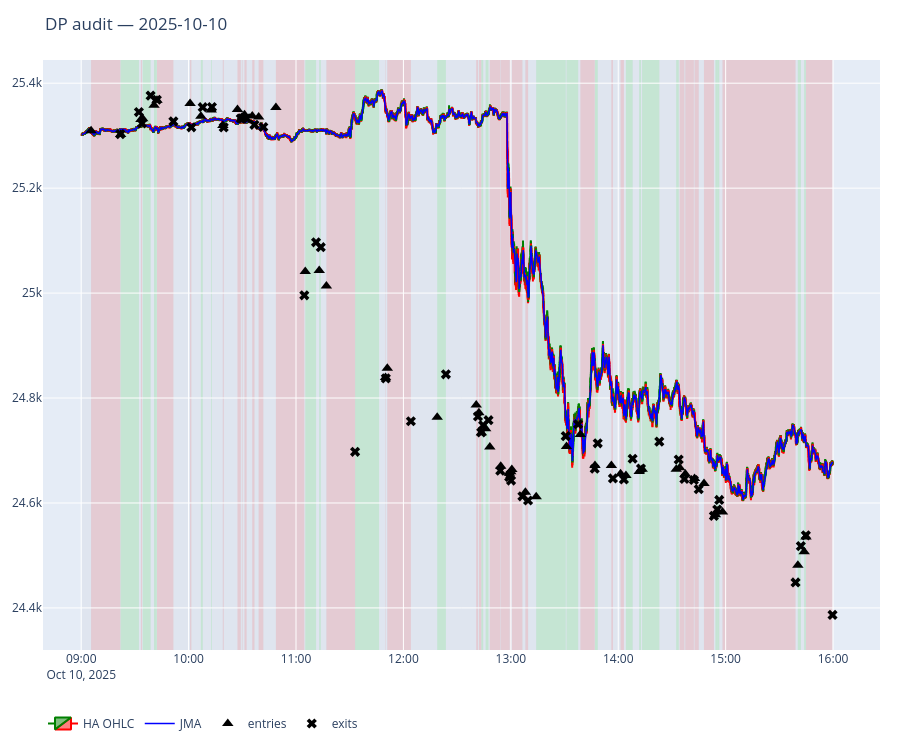

Notebook cell for this chart:
### Code cell
plot_dp_day(dp_df, segments_df, CFG, "2025-10-10")

### Figure 1 — Plotly figure (JSON) as saved in the notebook; plotly's stock layout.template omitted (floating-point values rounded to 4 significant figures; data arrays with more than 128 entries replaced by an {"elided": "..."} marker saying what was removed)
{"data": [{"close": {"elided": "12250 float values"}, "decreasing": {"line": {"color": "red"}}, "high": {"elided": "12250 float values"}, "increasing": {"line": {"color": "green"}}, "low": {"elided": "12250 float values"}, "name": "HA OHLC", "open": {"elided": "12250 float values"}, "type": "candlestick", "x": {"elided": "12250 str values"}}, {"line": {"color": "blue", "width": 1.5}, "mode": "lines", "name": "JMA", "type": "scatter", "x": {"elided": "12250 str values"}, "y": {"elided": "12250 float values"}}, {"hovertemplate": "%{text}<br>x=%{x}<br>price=%{y}<extra></extra>", "marker": {"color": "black", "size": 10, "symbol": "triangle-up"}, "mode": "markers", "name": "entries", "text": ["entry short pnl=6.50", "entry long pnl=42.75", "entry short pnl=7.75", "entry long pnl=44.00", "entry long pnl=10.50", "entry short pnl=40.25", "entry short pnl=45.25", "entry long pnl=17.00", "entry long pnl=5.75", "entry short pnl=3.75", "entry short pnl=17.25", "entry short pnl=2.00", "entry short pnl=6.75", "entry short pnl=16.75", "entry short pnl=19.00", "entry short pnl=358.00", "entry long pnl=55.50", "entry long pnl=44.25", "entry short pnl=316.00", "entry long pnl=nan", "entry short pnl=1.50", "entry short pnl=101.00", "entry long pnl=81.75", "entry short pnl=21.75", "entry short pnl=37.50", "entry long pnl=14.25", "entry long pnl=16.25", "entry short pnl=44.75", "entry short pnl=20.50", "entry short pnl=3.25", "entry short pnl=17.00", "entry short pnl=51.25", "entry short pnl=15.75", "entry long pnl=115.50", "entry long pnl=42.25", "entry short pnl=65.25", "entry long pnl=42.50", "entry short pnl=24.75", "entry short pnl=10.50", "entry long pnl=32.00", "entry long pnl=5.75", "entry long pnl=52.75", "entry long pnl=18.25", "entry short pnl=21.25", "entry short pnl=11.25", "entry short pnl=20.25", "entry short pnl=62.00", "entry long pnl=9.75", "entry long pnl=21.50", "entry short pnl=134.25", "entry long pnl=36.50", "entry long pnl=31.25", "entry short pnl=148.50"], "type": "scatter", "x": ["2025-10-10T09:05:32", "2025-10-10T09:22:02", "2025-10-10T09:33:22", "2025-10-10T09:34:22", "2025-10-10T09:40:42", "2025-10-10T09:42:20", "2025-10-10T10:00:50", "2025-10-10T10:06:52", "2025-10-10T10:12:38", "2025-10-10T10:19:08", "2025-10-10T10:27:18", "2025-10-10T10:29:48", "2025-10-10T10:31:14", "2025-10-10T10:35:34", "2025-10-10T10:39:08", "2025-10-10T10:48:46", "2025-10-10T11:05:10", "2025-10-10T11:12:58", "2025-10-10T11:16:58", "2025-10-10T11:33:02", "2025-10-10T11:50:00", "2025-10-10T11:51:00", "2025-10-10T12:18:52", "2025-10-10T12:40:40", "2025-10-10T12:42:10", "2025-10-10T12:43:34", "2025-10-10T12:45:56", "2025-10-10T12:48:16", "2025-10-10T12:54:22", "2025-10-10T12:59:12", "2025-10-10T12:59:58", "2025-10-10T13:00:34", "2025-10-10T13:08:08", "2025-10-10T13:14:10", "2025-10-10T13:31:06", "2025-10-10T13:38:50", "2025-10-10T13:47:00", "2025-10-10T13:56:10", "2025-10-10T14:01:18", "2025-10-10T14:04:18", "2025-10-10T14:11:42", "2025-10-10T14:13:22", "2025-10-10T14:32:24", "2025-10-10T14:34:20", "2025-10-10T14:37:28", "2025-10-10T14:42:38", "2025-10-10T14:47:54", "2025-10-10T14:54:18", "2025-10-10T14:55:24", "2025-10-10T14:58:14", "2025-10-10T15:40:20", "2025-10-10T15:43:52", "2025-10-10T15:44:52"], "y": [25310.0, 25300.0, 25331, 25330.0, 25358, 25370.0, 25360.0, 25340.0, 25350.0, 25320.0, 25350, 25335, 25340, 25340.0, 25340.0, 25350.0, 25040.0, 25040.0, 25010.0, null, 24839, 24860.0, 24760.0, 24790.0, 24772, 24734, 24740.0, 24710.0, 24670, 24660.0, 24660.0, 24664, 24620.0, 24612, 24710.0, 24730.0, 24670.0, 24670.0, 24660.0, 24650.0, 24660, 24660.0, 24660.0, 24667, 24655, 24650.0, 24640.0, 24580.0, 24580.0, 24580.0, 24480.0, 24507, 24540.0]}, {"hovertemplate": "%{text}<br>x=%{x}<br>price=%{y}<extra></extra>", "marker": {"color": "black", "size": 9, "symbol": "x"}, "mode": "markers", "name": "exits", "text": ["exit short pnl=6.50", "exit long pnl=42.75", "exit short pnl=7.75", "exit long pnl=44.00", "exit long pnl=10.50", "exit short pnl=40.25", "exit short pnl=45.25", "exit long pnl=17.00", "exit long pnl=5.75", "exit short pnl=3.75", "exit short pnl=17.25", "exit short pnl=2.00", "exit short pnl=6.75", "exit short pnl=16.75", "exit short pnl=19.00", "exit short pnl=358.00", "exit long pnl=55.50", "exit long pnl=44.25", "exit short pnl=316.00", "exit long pnl=nan", "exit short pnl=1.50", "exit short pnl=101.00", "exit long pnl=81.75", "exit short pnl=21.75", "exit short pnl=37.50", "exit long pnl=14.25", "exit long pnl=16.25", "exit short pnl=44.75", "exit short pnl=20.50", "exit short pnl=3.25", "exit short pnl=17.00", "exit short pnl=51.25", "exit short pnl=15.75", "exit long pnl=115.50", "exit long pnl=42.25", "exit short pnl=65.25", "exit long pnl=42.50", "exit short pnl=24.75", "exit short pnl=10.50", "exit long pnl=32.00", "exit long pnl=5.75", "exit long pnl=52.75", "exit long pnl=18.25", "exit short pnl=21.25", "exit short pnl=11.25", "exit short pnl=20.25", "exit short pnl=62.00", "exit long pnl=9.75", "exit long pnl=21.50", "exit short pnl=134.25", "exit long pnl=36.50", "exit long pnl=31.25", "exit short pnl=148.50"], "type": "scatter", "x": ["2025-10-10T09:21:52", "2025-10-10T09:32:14", "2025-10-10T09:33:56", "2025-10-10T09:38:46", "2025-10-10T09:42:16", "2025-10-10T09:51:30", "2025-10-10T10:01:32", "2025-10-10T10:07:52", "2025-10-10T10:13:02", "2025-10-10T10:19:36", "2025-10-10T10:29:08", "2025-10-10T10:30:04", "2025-10-10T10:32:22", "2025-10-10T10:36:46", "2025-10-10T10:41:44", "2025-10-10T11:04:38", "2025-10-10T11:11:12", "2025-10-10T11:13:50", "2025-10-10T11:33:00", "2025-10-10T11:46:22", "2025-10-10T11:50:10", "2025-10-10T12:04:10", "2025-10-10T12:23:44", "2025-10-10T12:41:38", "2025-10-10T12:43:28", "2025-10-10T12:44:32", "2025-10-10T12:47:32", "2025-10-10T12:54:06", "2025-10-10T12:59:04", "2025-10-10T12:59:42", "2025-10-10T13:00:08", "2025-10-10T13:06:28", "2025-10-10T13:09:38", "2025-10-10T13:30:40", "2025-10-10T13:37:36", "2025-10-10T13:46:52", "2025-10-10T13:48:32", "2025-10-10T13:57:02", "2025-10-10T14:03:10", "2025-10-10T14:08:02", "2025-10-10T14:12:42", "2025-10-10T14:22:56", "2025-10-10T14:33:46", "2025-10-10T14:36:58", "2025-10-10T14:42:14", "2025-10-10T14:44:58", "2025-10-10T14:53:26", "2025-10-10T14:55:18", "2025-10-10T14:56:26", "2025-10-10T15:39:02", "2025-10-10T15:42:00", "2025-10-10T15:44:48", "2025-10-10T15:59:42"], "y": [25303, 25345, 25320.0, 25380.0, 25370.0, 25330.0, 25316, 25350.0, 25350.0, 25320.0, 25330.0, 25333, 25330.0, 25320.0, 25320.0, 25000.0, 25100.0, 25090.0, 24700.0, null, 24840.0, 24760.0, 24850.0, 24765, 24730.0, 24750.0, 24760.0, 24660.0, 24650.0, 24650.0, 24640.0, 24610.0, 24600.0, 24730.0, 24750, 24670.0, 24710.0, 24650.0, 24645, 24680.0, 24670.0, 24717, 24680.0, 24650.0, 24640.0, 24630.0, 24580.0, 24590.0, 24610.0, 24450.0, 24520.0, 24540.0, 24390.0]}], "layout": {"height": 750, "hovermode": "x unified", "legend": {"orientation": "h"}, "margin": {"b": 40, "l": 40, "r": 20, "t": 60}, "shapes": [{"fillcolor": "rgba(120, 120, 120, 0.06)", "layer": "below", "line": {"width": 0}, "type": "rect", "x0": "2025-10-10T09:00:19", "x1": "2025-10-10T09:05:31", "xref": "x", "y0": 0, "y1": 1, "yref": "y domain"}, {"fillcolor": "rgba(220, 0, 0, 0.14)", "layer": "below", "line": {"width": 0}, "type": "rect", "x0": "2025-10-10T09:05:31", "x1": "2025-10-10T09:21:53", "xref": "x", "y0": 0, "y1": 1, "yref": "y domain"}, {"fillcolor": "rgba(120, 120, 120, 0.06)", "layer": "below", "line": {"width": 0}, "type": "rect", "x0": "2025-10-10T09:21:53", "x1": "2025-10-10T09:22:01", "xref": "x", "y0": 0, "y1": 1, "yref": "y domain"}, {"fillcolor": "rgba(0, 180, 0, 0.14)", "layer": "below", "line": {"width": 0}, "type": "rect", "x0": "2025-10-10T09:22:01", "x1": "2025-10-10T09:32:15", "xref": "x", "y0": 0, "y1": 1, "yref": "y domain"}, {"fillcolor": "rgba(120, 120, 120, 0.06)", "layer": "below", "line": {"width": 0}, "type": "rect", "x0": "2025-10-10T09:32:15", "x1": "2025-10-10T09:33:19", "xref": "x", "y0": 0, "y1": 1, "yref": "y domain"}, {"fillcolor": "rgba(220, 0, 0, 0.14)", "layer": "below", "line": {"width": 0}, "type": "rect", "x0": "2025-10-10T09:33:21", "x1": "2025-10-10T09:33:57", "xref": "x", "y0": 0, "y1": 1, "yref": "y domain"}, {"fillcolor": "rgba(120, 120, 120, 0.06)", "layer": "below", "line": {"width": 0}, "type": "rect", "x0": "2025-10-10T09:33:57", "x1": "2025-10-10T09:34:21", "xref": "x", "y0": 0, "y1": 1, "yref": "y domain"}, {"fillcolor": "rgba(0, 180, 0, 0.14)", "layer": "below", "line": {"width": 0}, "type": "rect", "x0": "2025-10-10T09:34:21", "x1": "2025-10-10T09:38:47", "xref": "x", "y0": 0, "y1": 1, "yref": "y domain"}, {"fillcolor": "rgba(120, 120, 120, 0.06)", "layer": "below", "line": {"width": 0}, "type": "rect", "x0": "2025-10-10T09:38:47", "x1": "2025-10-10T09:40:41", "xref": "x", "y0": 0, "y1": 1, "yref": "y domain"}, {"fillcolor": "rgba(0, 180, 0, 0.14)", "layer": "below", "line": {"width": 0}, "type": "rect", "x0": "2025-10-10T09:40:41", "x1": "2025-10-10T09:42:17", "xref": "x", "y0": 0, "y1": 1, "yref": "y domain"}, {"fillcolor": "rgba(120, 120, 120, 0.06)", "layer": "below", "line": {"width": 0}, "type": "rect", "x0": "2025-10-10T09:42:17", "x1": "2025-10-10T09:42:19", "xref": "x", "y0": 0, "y1": 1, "yref": "y domain"}, {"fillcolor": "rgba(220, 0, 0, 0.14)", "layer": "below", "line": {"width": 0}, "type": "rect", "x0": "2025-10-10T09:42:19", "x1": "2025-10-10T09:51:31", "xref": "x", "y0": 0, "y1": 1, "yref": "y domain"}, {"fillcolor": "rgba(120, 120, 120, 0.06)", "layer": "below", "line": {"width": 0}, "type": "rect", "x0": "2025-10-10T09:51:31", "x1": "2025-10-10T10:00:49", "xref": "x", "y0": 0, "y1": 1, "yref": "y domain"}, {"fillcolor": "rgba(220, 0, 0, 0.14)", "layer": "below", "line": {"width": 0}, "type": "rect", "x0": "2025-10-10T10:00:49", "x1": "2025-10-10T10:01:33", "xref": "x", "y0": 0, "y1": 1, "yref": "y domain"}, {"fillcolor": "rgba(120, 120, 120, 0.06)", "layer": "below", "line": {"width": 0}, "type": "rect", "x0": "2025-10-10T10:01:33", "x1": "2025-10-10T10:06:51", "xref": "x", "y0": 0, "y1": 1, "yref": "y domain"}, {"fillcolor": "rgba(0, 180, 0, 0.14)", "layer": "below", "line": {"width": 0}, "type": "rect", "x0": "2025-10-10T10:06:51", "x1": "2025-10-10T10:07:53", "xref": "x", "y0": 0, "y1": 1, "yref": "y domain"}, {"fillcolor": "rgba(120, 120, 120, 0.06)", "layer": "below", "line": {"width": 0}, "type": "rect", "x0": "2025-10-10T10:07:53", "x1": "2025-10-10T10:12:37", "xref": "x", "y0": 0, "y1": 1, "yref": "y domain"}, {"fillcolor": "rgba(0, 180, 0, 0.14)", "layer": "below", "line": {"width": 0}, "type": "rect", "x0": "2025-10-10T10:12:37", "x1": "2025-10-10T10:13:03", "xref": "x", "y0": 0, "y1": 1, "yref": "y domain"}, {"fillcolor": "rgba(120, 120, 120, 0.06)", "layer": "below", "line": {"width": 0}, "type": "rect", "x0": "2025-10-10T10:13:03", "x1": "2025-10-10T10:19:07", "xref": "x", "y0": 0, "y1": 1, "yref": "y domain"}, {"fillcolor": "rgba(220, 0, 0, 0.14)", "layer": "below", "line": {"width": 0}, "type": "rect", "x0": "2025-10-10T10:19:07", "x1": "2025-10-10T10:19:37", "xref": "x", "y0": 0, "y1": 1, "yref": "y domain"}, {"fillcolor": "rgba(120, 120, 120, 0.06)", "layer": "below", "line": {"width": 0}, "type": "rect", "x0": "2025-10-10T10:19:37", "x1": "2025-10-10T10:27:17", "xref": "x", "y0": 0, "y1": 1, "yref": "y domain"}, {"fillcolor": "rgba(220, 0, 0, 0.14)", "layer": "below", "line": {"width": 0}, "type": "rect", "x0": "2025-10-10T10:27:17", "x1": "2025-10-10T10:29:09", "xref": "x", "y0": 0, "y1": 1, "yref": "y domain"}, {"fillcolor": "rgba(120, 120, 120, 0.06)", "layer": "below", "line": {"width": 0}, "type": "rect", "x0": "2025-10-10T10:29:09", "x1": "2025-10-10T10:29:47", "xref": "x", "y0": 0, "y1": 1, "yref": "y domain"}, {"fillcolor": "rgba(220, 0, 0, 0.14)", "layer": "below", "line": {"width": 0}, "type": "rect", "x0": "2025-10-10T10:29:47", "x1": "2025-10-10T10:30:05", "xref": "x", "y0": 0, "y1": 1, "yref": "y domain"}, {"fillcolor": "rgba(120, 120, 120, 0.06)", "layer": "below", "line": {"width": 0}, "type": "rect", "x0": "2025-10-10T10:30:05", "x1": "2025-10-10T10:31:13", "xref": "x", "y0": 0, "y1": 1, "yref": "y domain"}, {"fillcolor": "rgba(220, 0, 0, 0.14)", "layer": "below", "line": {"width": 0}, "type": "rect", "x0": "2025-10-10T10:31:13", "x1": "2025-10-10T10:32:23", "xref": "x", "y0": 0, "y1": 1, "yref": "y domain"}, {"fillcolor": "rgba(120, 120, 120, 0.06)", "layer": "below", "line": {"width": 0}, "type": "rect", "x0": "2025-10-10T10:32:23", "x1": "2025-10-10T10:35:33", "xref": "x", "y0": 0, "y1": 1, "yref": "y domain"}, {"fillcolor": "rgba(220, 0, 0, 0.14)", "layer": "below", "line": {"width": 0}, "type": "rect", "x0": "2025-10-10T10:35:33", "x1": "2025-10-10T10:36:47", "xref": "x", "y0": 0, "y1": 1, "yref": "y domain"}, {"fillcolor": "rgba(120, 120, 120, 0.06)", "layer": "below", "line": {"width": 0}, "type": "rect", "x0": "2025-10-10T10:36:47", "x1": "2025-10-10T10:39:07", "xref": "x", "y0": 0, "y1": 1, "yref": "y domain"}, {"fillcolor": "rgba(220, 0, 0, 0.14)", "layer": "below", "line": {"width": 0}, "type": "rect", "x0": "2025-10-10T10:39:07", "x1": "2025-10-10T10:41:45", "xref": "x", "y0": 0, "y1": 1, "yref": "y domain"}, {"fillcolor": "rgba(120, 120, 120, 0.06)", "layer": "below", "line": {"width": 0}, "type": "rect", "x0": "2025-10-10T10:41:45", "x1": "2025-10-10T10:48:45", "xref": "x", "y0": 0, "y1": 1, "yref": "y domain"}, {"fillcolor": "rgba(220, 0, 0, 0.14)", "layer": "below", "line": {"width": 0}, "type": "rect", "x0": "2025-10-10T10:48:45", "x1": "2025-10-10T11:04:39", "xref": "x", "y0": 0, "y1": 1, "yref": "y domain"}, {"fillcolor": "rgba(120, 120, 120, 0.06)", "layer": "below", "line": {"width": 0}, "type": "rect", "x0": "2025-10-10T11:04:39", "x1": "2025-10-10T11:05:09", "xref": "x", "y0": 0, "y1": 1, "yref": "y domain"}, {"fillcolor": "rgba(0, 180, 0, 0.14)", "layer": "below", "line": {"width": 0}, "type": "rect", "x0": "2025-10-10T11:05:09", "x1": "2025-10-10T11:11:13", "xref": "x", "y0": 0, "y1": 1, "yref": "y domain"}, {"fillcolor": "rgba(120, 120, 120, 0.06)", "layer": "below", "line": {"width": 0}, "type": "rect", "x0": "2025-10-10T11:11:13", "x1": "2025-10-10T11:12:57", "xref": "x", "y0": 0, "y1": 1, "yref": "y domain"}, {"fillcolor": "rgba(0, 180, 0, 0.14)", "layer": "below", "line": {"width": 0}, "type": "rect", "x0": "2025-10-10T11:12:57", "x1": "2025-10-10T11:13:51", "xref": "x", "y0": 0, "y1": 1, "yref": "y domain"}, {"fillcolor": "rgba(120, 120, 120, 0.06)", "layer": "below", "line": {"width": 0}, "type": "rect", "x0": "2025-10-10T11:13:51", "x1": "2025-10-10T11:16:57", "xref": "x", "y0": 0, "y1": 1, "yref": "y domain"}, {"fillcolor": "rgba(220, 0, 0, 0.14)", "layer": "below", "line": {"width": 0}, "type": "rect", "x0": "2025-10-10T11:16:57", "x1": "2025-10-10T11:33:01", "xref": "x", "y0": 0, "y1": 1, "yref": "y domain"}, {"fillcolor": "rgba(0, 180, 0, 0.14)", "layer": "below", "line": {"width": 0}, "type": "rect", "x0": "2025-10-10T11:33:01", "x1": "2025-10-10T11:46:23", "xref": "x", "y0": 0, "y1": 1, "yref": "y domain"}, {"fillcolor": "rgba(120, 120, 120, 0.06)", "layer": "below", "line": {"width": 0}, "type": "rect", "x0": "2025-10-10T11:46:23", "x1": "2025-10-10T11:49:59", "xref": "x", "y0": 0, "y1": 1, "yref": "y domain"}, {"fillcolor": "rgba(220, 0, 0, 0.14)", "layer": "below", "line": {"width": 0}, "type": "rect", "x0": "2025-10-10T11:49:59", "x1": "2025-10-10T11:50:11", "xref": "x", "y0": 0, "y1": 1, "yref": "y domain"}, {"fillcolor": "rgba(120, 120, 120, 0.06)", "layer": "below", "line": {"width": 0}, "type": "rect", "x0": "2025-10-10T11:50:11", "x1": "2025-10-10T11:50:59", "xref": "x", "y0": 0, "y1": 1, "yref": "y domain"}, {"fillcolor": "rgba(220, 0, 0, 0.14)", "layer": "below", "line": {"width": 0}, "type": "rect", "x0": "2025-10-10T11:50:59", "x1": "2025-10-10T12:04:11", "xref": "x", "y0": 0, "y1": 1, "yref": "y domain"}, {"fillcolor": "rgba(120, 120, 120, 0.06)", "layer": "below", "line": {"width": 0}, "type": "rect", "x0": "2025-10-10T12:04:11", "x1": "2025-10-10T12:18:51", "xref": "x", "y0": 0, "y1": 1, "yref": "y domain"}, {"fillcolor": "rgba(0, 180, 0, 0.14)", "layer": "below", "line": {"width": 0}, "type": "rect", "x0": "2025-10-10T12:18:51", "x1": "2025-10-10T12:23:45", "xref": "x", "y0": 0, "y1": 1, "yref": "y domain"}, {"fillcolor": "rgba(120, 120, 120, 0.06)", "layer": "below", "line": {"width": 0}, "type": "rect", "x0": "2025-10-10T12:23:45", "x1": "2025-10-10T12:40:39", "xref": "x", "y0": 0, "y1": 1, "yref": "y domain"}, {"fillcolor": "rgba(220, 0, 0, 0.14)", "layer": "below", "line": {"width": 0}, "type": "rect", "x0": "2025-10-10T12:40:39", "x1": "2025-10-10T12:41:39", "xref": "x", "y0": 0, "y1": 1, "yref": "y domain"}, {"fillcolor": "rgba(120, 120, 120, 0.06)", "layer": "below", "line": {"width": 0}, "type": "rect", "x0": "2025-10-10T12:41:39", "x1": "2025-10-10T12:42:09", "xref": "x", "y0": 0, "y1": 1, "yref": "y domain"}, {"fillcolor": "rgba(220, 0, 0, 0.14)", "layer": "below", "line": {"width": 0}, "type": "rect", "x0": "2025-10-10T12:42:09", "x1": "2025-10-10T12:43:29", "xref": "x", "y0": 0, "y1": 1, "yref": "y domain"}, {"fillcolor": "rgba(120, 120, 120, 0.06)", "layer": "below", "line": {"width": 0}, "type": "rect", "x0": "2025-10-10T12:43:29", "x1": "2025-10-10T12:43:33", "xref": "x", "y0": 0, "y1": 1, "yref": "y domain"}, {"fillcolor": "rgba(0, 180, 0, 0.14)", "layer": "below", "line": {"width": 0}, "type": "rect", "x0": "2025-10-10T12:43:33", "x1": "2025-10-10T12:44:33", "xref": "x", "y0": 0, "y1": 1, "yref": "y domain"}, {"fillcolor": "rgba(120, 120, 120, 0.06)", "layer": "below", "line": {"width": 0}, "type": "rect", "x0": "2025-10-10T12:44:33", "x1": "2025-10-10T12:45:55", "xref": "x", "y0": 0, "y1": 1, "yref": "y domain"}, {"fillcolor": "rgba(0, 180, 0, 0.14)", "layer": "below", "line": {"width": 0}, "type": "rect", "x0": "2025-10-10T12:45:55", "x1": "2025-10-10T12:47:33", "xref": "x", "y0": 0, "y1": 1, "yref": "y domain"}, {"fillcolor": "rgba(120, 120, 120, 0.06)", "layer": "below", "line": {"width": 0}, "type": "rect", "x0": "2025-10-10T12:47:33", "x1": "2025-10-10T12:48:15", "xref": "x", "y0": 0, "y1": 1, "yref": "y domain"}, {"fillcolor": "rgba(220, 0, 0, 0.14)", "layer": "below", "line": {"width": 0}, "type": "rect", "x0": "2025-10-10T12:48:15", "x1": "2025-10-10T12:54:07", "xref": "x", "y0": 0, "y1": 1, "yref": "y domain"}, {"fillcolor": "rgba(120, 120, 120, 0.06)", "layer": "below", "line": {"width": 0}, "type": "rect", "x0": "2025-10-10T12:54:07", "x1": "2025-10-10T12:54:21", "xref": "x", "y0": 0, "y1": 1, "yref": "y domain"}, {"fillcolor": "rgba(220, 0, 0, 0.14)", "layer": "below", "line": {"width": 0}, "type": "rect", "x0": "2025-10-10T12:54:21", "x1": "2025-10-10T12:59:05", "xref": "x", "y0": 0, "y1": 1, "yref": "y domain"}, {"fillcolor": "rgba(120, 120, 120, 0.06)", "layer": "below", "line": {"width": 0}, "type": "rect", "x0": "2025-10-10T12:59:05", "x1": "2025-10-10T12:59:11", "xref": "x", "y0": 0, "y1": 1, "yref": "y domain"}, {"fillcolor": "rgba(220, 0, 0, 0.14)", "layer": "below", "line": {"width": 0}, "type": "rect", "x0": "2025-10-10T12:59:11", "x1": "2025-10-10T12:59:43", "xref": "x", "y0": 0, "y1": 1, "yref": "y domain"}, {"fillcolor": "rgba(120, 120, 120, 0.06)", "layer": "below", "line": {"width": 0}, "type": "rect", "x0": "2025-10-10T12:59:43", "x1": "2025-10-10T12:59:57", "xref": "x", "y0": 0, "y1": 1, "yref": "y domain"}, {"fillcolor": "rgba(220, 0, 0, 0.14)", "layer": "below", "line": {"width": 0}, "type": "rect", "x0": "2025-10-10T12:59:57", "x1": "2025-10-10T13:00:09", "xref": "x", "y0": 0, "y1": 1, "yref": "y domain"}, {"fillcolor": "rgba(120, 120, 120, 0.06)", "layer": "below", "line": {"width": 0}, "type": "rect", "x0": "2025-10-10T13:00:09", "x1": "2025-10-10T13:00:33", "xref": "x", "y0": 0, "y1": 1, "yref": "y domain"}, {"fillcolor": "rgba(220, 0, 0, 0.14)", "layer": "below", "line": {"width": 0}, "type": "rect", "x0": "2025-10-10T13:00:33", "x1": "2025-10-10T13:06:29", "xref": "x", "y0": 0, "y1": 1, "yref": "y domain"}, {"fillcolor": "rgba(120, 120, 120, 0.06)", "layer": "below", "line": {"width": 0}, "type": "rect", "x0": "2025-10-10T13:06:29", "x1": "2025-10-10T13:08:07", "xref": "x", "y0": 0, "y1": 1, "yref": "y domain"}, {"fillcolor": "rgba(220, 0, 0, 0.14)", "layer": "below", "line": {"width": 0}, "type": "rect", "x0": "2025-10-10T13:08:07", "x1": "2025-10-10T13:09:39", "xref": "x", "y0": 0, "y1": 1, "yref": "y domain"}, {"fillcolor": "rgba(120, 120, 120, 0.06)", "layer": "below", "line": {"width": 0}, "type": "rect", "x0": "2025-10-10T13:09:39", "x1": "2025-10-10T13:14:09", "xref": "x", "y0": 0, "y1": 1, "yref": "y domain"}, {"fillcolor": "rgba(0, 180, 0, 0.14)", "layer": "below", "line": {"width": 0}, "type": "rect", "x0": "2025-10-10T13:14:09", "x1": "2025-10-10T13:30:41", "xref": "x", "y0": 0, "y1": 1, "yref": "y domain"}, {"fillcolor": "rgba(120, 120, 120, 0.06)", "layer": "below", "line": {"width": 0}, "type": "rect", "x0": "2025-10-10T13:30:41", "x1": "2025-10-10T13:31:05", "xref": "x", "y0": 0, "y1": 1, "yref": "y domain"}, {"fillcolor": "rgba(0, 180, 0, 0.14)", "layer": "below", "line": {"width": 0}, "type": "rect", "x0": "2025-10-10T13:31:05", "x1": "2025-10-10T13:37:37", "xref": "x", "y0": 0, "y1": 1, "yref": "y domain"}, {"fillcolor": "rgba(120, 120, 120, 0.06)", "layer": "below", "line": {"width": 0}, "type": "rect", "x0": "2025-10-10T13:37:37", "x1": "2025-10-10T13:38:49", "xref": "x", "y0": 0, "y1": 1, "yref": "y domain"}, {"fillcolor": "rgba(220, 0, 0, 0.14)", "layer": "below", "line": {"width": 0}, "type": "rect", "x0": "2025-10-10T13:38:49", "x1": "2025-10-10T13:46:53", "xref": "x", "y0": 0, "y1": 1, "yref": "y domain"}, {"fillcolor": "rgba(120, 120, 120, 0.06)", "layer": "below", "line": {"width": 0}, "type": "rect", "x0": "2025-10-10T13:46:53", "x1": "2025-10-10T13:46:59", "xref": "x", "y0": 0, "y1": 1, "yref": "y domain"}, {"fillcolor": "rgba(0, 180, 0, 0.14)", "layer": "below", "line": {"width": 0}, "type": "rect", "x0": "2025-10-10T13:46:59", "x1": "2025-10-10T13:48:33", "xref": "x", "y0": 0, "y1": 1, "yref": "y domain"}, {"fillcolor": "rgba(120, 120, 120, 0.06)", "layer": "below", "line": {"width": 0}, "type": "rect", "x0": "2025-10-10T13:48:33", "x1": "2025-10-10T13:56:09", "xref": "x", "y0": 0, "y1": 1, "yref": "y domain"}, {"fillcolor": "rgba(220, 0, 0, 0.14)", "layer": "below", "line": {"width": 0}, "type": "rect", "x0": "2025-10-10T13:56:09", "x1": "2025-10-10T13:57:03", "xref": "x", "y0": 0, "y1": 1, "yref": "y domain"}, {"fillcolor": "rgba(120, 120, 120, 0.06)", "layer": "below", "line": {"width": 0}, "type": "rect", "x0": "2025-10-10T13:57:03", "x1": "2025-10-10T14:01:17", "xref": "x", "y0": 0, "y1": 1, "yref": "y domain"}, {"fillcolor": "rgba(220, 0, 0, 0.14)", "layer": "below", "line": {"width": 0}, "type": "rect", "x0": "2025-10-10T14:01:17", "x1": "2025-10-10T14:03:11", "xref": "x", "y0": 0, "y1": 1, "yref": "y domain"}, {"fillcolor": "rgba(120, 120, 120, 0.06)", "layer": "below", "line": {"width": 0}, "type": "rect", "x0": "2025-10-10T14:03:11", "x1": "2025-10-10T14:04:17", "xref": "x", "y0": 0, "y1": 1, "yref": "y domain"}, {"fillcolor": "rgba(0, 180, 0, 0.14)", "layer": "below", "line": {"width": 0}, "type": "rect", "x0": "2025-10-10T14:04:17", "x1": "2025-10-10T14:08:03", "xref": "x", "y0": 0, "y1": 1, "yref": "y domain"}, {"fillcolor": "rgba(120, 120, 120, 0.06)", "layer": "below", "line": {"width": 0}, "type": "rect", "x0": "2025-10-10T14:08:03", "x1": "2025-10-10T14:11:41", "xref": "x", "y0": 0, "y1": 1, "yref": "y domain"}, {"fillcolor": "rgba(0, 180, 0, 0.14)", "layer": "below", "line": {"width": 0}, "type": "rect", "x0": "2025-10-10T14:11:41", "x1": "2025-10-10T14:12:43", "xref": "x", "y0": 0, "y1": 1, "yref": "y domain"}, {"fillcolor": "rgba(120, 120, 120, 0.06)", "layer": "below", "line": {"width": 0}, "type": "rect", "x0": "2025-10-10T14:12:43", "x1": "2025-10-10T14:13:21", "xref": "x", "y0": 0, "y1": 1, "yref": "y domain"}, {"fillcolor": "rgba(0, 180, 0, 0.14)", "layer": "below", "line": {"width": 0}, "type": "rect", "x0": "2025-10-10T14:13:21", "x1": "2025-10-10T14:22:57", "xref": "x", "y0": 0, "y1": 1, "yref": "y domain"}, {"fillcolor": "rgba(120, 120, 120, 0.06)", "layer": "below", "line": {"width": 0}, "type": "rect", "x0": "2025-10-10T14:22:57", "x1": "2025-10-10T14:32:23", "xref": "x", "y0": 0, "y1": 1, "yref": "y domain"}, {"fillcolor": "rgba(0, 180, 0, 0.14)", "layer": "below", "line": {"width": 0}, "type": "rect", "x0": "2025-10-10T14:32:23", "x1": "2025-10-10T14:33:47", "xref": "x", "y0": 0, "y1": 1, "yref": "y domain"}, {"fillcolor": "rgba(120, 120, 120, 0.06)", "layer": "below", "line": {"width": 0}, "type": "rect", "x0": "2025-10-10T14:33:47", "x1": "2025-10-10T14:34:19", "xref": "x", "y0": 0, "y1": 1, "yref": "y domain"}, {"fillcolor": "rgba(220, 0, 0, 0.14)", "layer": "below", "line": {"width": 0}, "type": "rect", "x0": "2025-10-10T14:34:19", "x1": "2025-10-10T14:36:59", "xref": "x", "y0": 0, "y1": 1, "yref": "y domain"}, {"fillcolor": "rgba(120, 120, 120, 0.06)", "layer": "below", "line": {"width": 0}, "type": "rect", "x0": "2025-10-10T14:36:59", "x1": "2025-10-10T14:37:27", "xref": "x", "y0": 0, "y1": 1, "yref": "y domain"}, {"fillcolor": "rgba(220, 0, 0, 0.14)", "layer": "below", "line": {"width": 0}, "type": "rect", "x0": "2025-10-10T14:37:27", "x1": "2025-10-10T14:42:15", "xref": "x", "y0": 0, "y1": 1, "yref": "y domain"}, {"fillcolor": "rgba(120, 120, 120, 0.06)", "layer": "below", "line": {"width": 0}, "type": "rect", "x0": "2025-10-10T14:42:15", "x1": "2025-10-10T14:42:37", "xref": "x", "y0": 0, "y1": 1, "yref": "y domain"}, {"fillcolor": "rgba(220, 0, 0, 0.14)", "layer": "below", "line": {"width": 0}, "type": "rect", "x0": "2025-10-10T14:42:37", "x1": "2025-10-10T14:44:59", "xref": "x", "y0": 0, "y1": 1, "yref": "y domain"}, {"fillcolor": "rgba(120, 120, 120, 0.06)", "layer": "below", "line": {"width": 0}, "type": "rect", "x0": "2025-10-10T14:44:59", "x1": "2025-10-10T14:47:53", "xref": "x", "y0": 0, "y1": 1, "yref": "y domain"}, {"fillcolor": "rgba(220, 0, 0, 0.14)", "layer": "below", "line": {"width": 0}, "type": "rect", "x0": "2025-10-10T14:47:53", "x1": "2025-10-10T14:53:27", "xref": "x", "y0": 0, "y1": 1, "yref": "y domain"}, {"fillcolor": "rgba(120, 120, 120, 0.06)", "layer": "below", "line": {"width": 0}, "type": "rect", "x0": "2025-10-10T14:53:27", "x1": "2025-10-10T14:54:17", "xref": "x", "y0": 0, "y1": 1, "yref": "y domain"}, {"fillcolor": "rgba(0, 180, 0, 0.14)", "layer": "below", "line": {"width": 0}, "type": "rect", "x0": "2025-10-10T14:54:17", "x1": "2025-10-10T14:55:19", "xref": "x", "y0": 0, "y1": 1, "yref": "y domain"}, {"fillcolor": "rgba(120, 120, 120, 0.06)", "layer": "below", "line": {"width": 0}, "type": "rect", "x0": "2025-10-10T14:55:19", "x1": "2025-10-10T14:55:23", "xref": "x", "y0": 0, "y1": 1, "yref": "y domain"}, {"fillcolor": "rgba(0, 180, 0, 0.14)", "layer": "below", "line": {"width": 0}, "type": "rect", "x0": "2025-10-10T14:55:23", "x1": "2025-10-10T14:56:27", "xref": "x", "y0": 0, "y1": 1, "yref": "y domain"}, {"fillcolor": "rgba(120, 120, 120, 0.06)", "layer": "below", "line": {"width": 0}, "type": "rect", "x0": "2025-10-10T14:56:27", "x1": "2025-10-10T14:58:13", "xref": "x", "y0": 0, "y1": 1, "yref": "y domain"}, {"fillcolor": "rgba(220, 0, 0, 0.14)", "layer": "below", "line": {"width": 0}, "type": "rect", "x0": "2025-10-10T14:58:13", "x1": "2025-10-10T15:39:03", "xref": "x", "y0": 0, "y1": 1, "yref": "y domain"}, {"fillcolor": "rgba(120, 120, 120, 0.06)", "layer": "below", "line": {"width": 0}, "type": "rect", "x0": "2025-10-10T15:39:03", "x1": "2025-10-10T15:40:19", "xref": "x", "y0": 0, "y1": 1, "yref": "y domain"}, {"fillcolor": "rgba(0, 180, 0, 0.14)", "layer": "below", "line": {"width": 0}, "type": "rect", "x0": "2025-10-10T15:40:19", "x1": "2025-10-10T15:42:01", "xref": "x", "y0": 0, "y1": 1, "yref": "y domain"}, {"fillcolor": "rgba(120, 120, 120, 0.06)", "layer": "below", "line": {"width": 0}, "type": "rect", "x0": "2025-10-10T15:42:01", "x1": "2025-10-10T15:43:51", "xref": "x", "y0": 0, "y1": 1, "yref": "y domain"}, {"fillcolor": "rgba(0, 180, 0, 0.14)", "layer": "below", "line": {"width": 0}, "type": "rect", "x0": "2025-10-10T15:43:51", "x1": "2025-10-10T15:44:49", "xref": "x", "y0": 0, "y1": 1, "yref": "y domain"}, {"fillcolor": "rgba(120, 120, 120, 0.06)", "layer": "below", "line": {"width": 0}, "type": "rect", "x0": "2025-10-10T15:44:49", "x1": "2025-10-10T15:44:51", "xref": "x", "y0": 0, "y1": 1, "yref": "y domain"}, {"fillcolor": "rgba(220, 0, 0, 0.14)", "layer": "below", "line": {"width": 0}, "type": "rect", "x0": "2025-10-10T15:44:51", "x1": "2025-10-10T15:59:43", "xref": "x", "y0": 0, "y1": 1, "yref": "y domain"}, {"fillcolor": "rgba(120, 120, 120, 0.06)", "layer": "below", "line": {"width": 0}, "type": "rect", "x0": "2025-10-10T15:59:43", "x1": "2025-10-10T15:59:45", "xref": "x", "y0": 0, "y1": 1, "yref": "y domain"}], "title": {"text": "DP audit — 2025-10-10"}, "xaxis": {"rangeslider": {"visible": false}}}}
